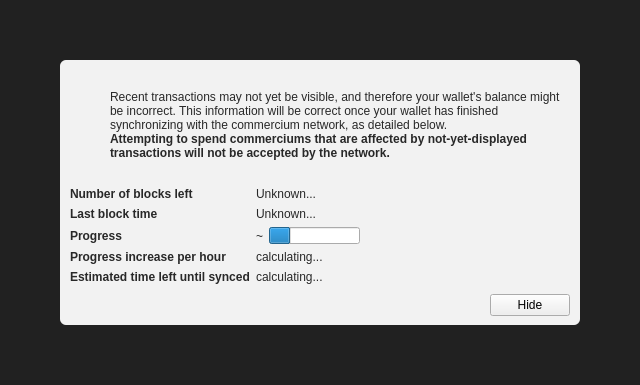
<?xml version="1.0" encoding="UTF-8"?>
<ui version="4.0">
 <class>ModalOverlay</class>
 <widget class="ModalOverlay" name="ModalOverlay">
  <property name="geometry">
   <rect>
    <x>0</x>
    <y>0</y>
    <width>640</width>
    <height>385</height>
   </rect>
  </property>
  <property name="windowTitle">
   <string>Form</string>
  </property>
  <layout class="QVBoxLayout" name="verticalLayout" stretch="0">
   <property name="sizeConstraint">
    <enum>QLayout::SetDefaultConstraint</enum>
   </property>
   <property name="leftMargin">
    <number>0</number>
   </property>
   <property name="topMargin">
    <number>0</number>
   </property>
   <property name="rightMargin">
    <number>0</number>
   </property>
   <property name="bottomMargin">
    <number>0</number>
   </property>
   <item>
    <widget class="QWidget" name="bgWidget" native="true">
     <property name="styleSheet">
      <string notr="true">#bgWidget { background: rgba(0,0,0,220); }</string>
     </property>
     <layout class="QVBoxLayout" name="verticalLayoutMain" stretch="1">
      <property name="leftMargin">
       <number>60</number>
      </property>
      <property name="topMargin">
       <number>60</number>
      </property>
      <property name="rightMargin">
       <number>60</number>
      </property>
      <property name="bottomMargin">
       <number>60</number>
      </property>
      <item>
       <widget class="QWidget" name="contentWidget" native="true">
        <property name="styleSheet">
         <string notr="true">#contentWidget { background: rgba(255,255,255,240); border-radius: 6px; }

QLabel { color: rgb(40,40,40);  }</string>
        </property>
        <layout class="QVBoxLayout" name="verticalLayoutSub" stretch="1,0,0,0">
         <property name="spacing">
          <number>0</number>
         </property>
         <property name="leftMargin">
          <number>10</number>
         </property>
         <property name="topMargin">
          <number>10</number>
         </property>
         <property name="rightMargin">
          <number>10</number>
         </property>
         <property name="bottomMargin">
          <number>10</number>
         </property>
         <item>
          <layout class="QHBoxLayout" name="horizontalLayoutIconText" stretch="0,1">
           <property name="topMargin">
            <number>20</number>
           </property>
           <item>
            <layout class="QVBoxLayout" name="verticalLayoutIcon">
             <property name="leftMargin">
              <number>0</number>
             </property>
             <item>
              <widget class="QPushButton" name="warningIcon">
               <property name="enabled">
                <bool>false</bool>
               </property>
               <property name="text">
                <string/>
               </property>
               <property name="icon">
                <iconset>
                 <normaloff>:/icons/warning</normaloff>
                 <disabledoff>:/icons/warning</disabledoff>:/icons/warning</iconset>
               </property>
               <property name="iconSize">
                <size>
                 <width>48</width>
                 <height>48</height>
                </size>
               </property>
               <property name="flat">
                <bool>true</bool>
               </property>
              </widget>
             </item>
             <item>
              <spacer name="verticalSpacerWarningIcon">
               <property name="orientation">
                <enum>Qt::Vertical</enum>
               </property>
               <property name="sizeHint" stdset="0">
                <size>
                 <width>20</width>
                 <height>40</height>
                </size>
               </property>
              </spacer>
             </item>
            </layout>
           </item>
           <item>
            <layout class="QVBoxLayout" name="verticalLayoutInfoText">
             <property name="leftMargin">
              <number>0</number>
             </property>
             <property name="topMargin">
              <number>0</number>
             </property>
             <item>
              <widget class="QLabel" name="infoText">
               <property name="text">
                <string>Recent transactions may not yet be visible, and therefore your wallet's balance might be incorrect. This information will be correct once your wallet has finished synchronizing with the commercium network, as detailed below.</string>
               </property>
               <property name="textFormat">
                <enum>Qt::RichText</enum>
               </property>
               <property name="wordWrap">
                <bool>true</bool>
               </property>
              </widget>
             </item>
             <item>
              <widget class="QLabel" name="infoTextStrong">
               <property name="font">
                <font>
                 <weight>75</weight>
                 <bold>true</bold>
                </font>
               </property>
               <property name="text">
                <string>Attempting to spend commerciums that are affected by not-yet-displayed transactions will not be accepted by the network.</string>
               </property>
               <property name="textFormat">
                <enum>Qt::RichText</enum>
               </property>
               <property name="wordWrap">
                <bool>true</bool>
               </property>
              </widget>
             </item>
             <item>
              <spacer name="verticalSpacerInTextSpace">
               <property name="orientation">
                <enum>Qt::Vertical</enum>
               </property>
               <property name="sizeHint" stdset="0">
                <size>
                 <width>20</width>
                 <height>40</height>
                </size>
               </property>
              </spacer>
             </item>
            </layout>
           </item>
          </layout>
         </item>
         <item>
          <spacer name="verticalSpacerAfterText">
           <property name="orientation">
            <enum>Qt::Vertical</enum>
           </property>
           <property name="sizeHint" stdset="0">
            <size>
             <width>20</width>
             <height>40</height>
            </size>
           </property>
          </spacer>
         </item>
         <item>
          <layout class="QFormLayout" name="formLayout">
           <property name="fieldGrowthPolicy">
            <enum>QFormLayout::FieldsStayAtSizeHint</enum>
           </property>
           <property name="horizontalSpacing">
            <number>6</number>
           </property>
           <property name="verticalSpacing">
            <number>6</number>
           </property>
           <property name="topMargin">
            <number>10</number>
           </property>
           <item row="0" column="0">
            <widget class="QLabel" name="labelNumberOfBlocksLeft">
             <property name="font">
              <font>
               <weight>75</weight>
               <bold>true</bold>
              </font>
             </property>
             <property name="text">
              <string>Number of blocks left</string>
             </property>
            </widget>
           </item>
           <item row="0" column="1">
            <widget class="QLabel" name="numberOfBlocksLeft">
             <property name="text">
              <string>Unknown...</string>
             </property>
            </widget>
           </item>
           <item row="1" column="0">
            <widget class="QLabel" name="labelLastBlockTime">
             <property name="font">
              <font>
               <weight>75</weight>
               <bold>true</bold>
              </font>
             </property>
             <property name="text">
              <string>Last block time</string>
             </property>
            </widget>
           </item>
           <item row="1" column="1">
            <widget class="QLabel" name="newestBlockDate">
             <property name="sizePolicy">
              <sizepolicy hsizetype="Maximum" vsizetype="Preferred">
               <horstretch>0</horstretch>
               <verstretch>0</verstretch>
              </sizepolicy>
             </property>
             <property name="text">
              <string>Unknown...</string>
             </property>
            </widget>
           </item>
           <item row="2" column="0">
            <widget class="QLabel" name="labelSyncDone">
             <property name="font">
              <font>
               <weight>75</weight>
               <bold>true</bold>
              </font>
             </property>
             <property name="text">
              <string>Progress</string>
             </property>
            </widget>
           </item>
           <item row="2" column="1">
            <layout class="QHBoxLayout" name="horizontalLayoutSync" stretch="0,1">
             <item>
              <widget class="QLabel" name="percentageProgress">
               <property name="text">
                <string notr="true">~</string>
               </property>
              </widget>
             </item>
             <item>
              <widget class="QProgressBar" name="progressBar">
               <property name="value">
                <number>24</number>
               </property>
               <property name="format">
                <string/>
               </property>
              </widget>
             </item>
            </layout>
           </item>
           <item row="4" column="0">
            <widget class="QLabel" name="labelProgressIncrease">
             <property name="font">
              <font>
               <weight>75</weight>
               <bold>true</bold>
              </font>
             </property>
             <property name="text">
              <string>Progress increase per hour</string>
             </property>
            </widget>
           </item>
           <item row="4" column="1">
            <widget class="QLabel" name="progressIncreasePerH">
             <property name="text">
              <string>calculating...</string>
             </property>
            </widget>
           </item>
           <item row="5" column="0">
            <widget class="QLabel" name="labelEstimatedTimeLeft">
             <property name="font">
              <font>
               <weight>75</weight>
               <bold>true</bold>
              </font>
             </property>
             <property name="text">
              <string>Estimated time left until synced</string>
             </property>
            </widget>
           </item>
           <item row="5" column="1">
            <widget class="QLabel" name="expectedTimeLeft">
             <property name="text">
              <string>calculating...</string>
             </property>
            </widget>
           </item>
          </layout>
         </item>
         <item>
          <layout class="QHBoxLayout" name="horizontalLayoutButtons">
           <property name="leftMargin">
            <number>10</number>
           </property>
           <property name="topMargin">
            <number>10</number>
           </property>
           <item>
            <spacer name="horizontalSpacer">
             <property name="orientation">
              <enum>Qt::Horizontal</enum>
             </property>
             <property name="sizeHint" stdset="0">
              <size>
               <width>40</width>
               <height>20</height>
              </size>
             </property>
            </spacer>
           </item>
           <item>
            <widget class="QPushButton" name="closeButton">
             <property name="text">
              <string>Hide</string>
             </property>
            </widget>
           </item>
          </layout>
         </item>
        </layout>
       </widget>
      </item>
     </layout>
    </widget>
   </item>
  </layout>
 </widget>
 <customwidgets>
  <customwidget>
   <class>ModalOverlay</class>
   <extends>QWidget</extends>
   <header>modaloverlay.h</header>
   <container>1</container>
  </customwidget>
 </customwidgets>
 <resources/>
 <connections/>
</ui>
